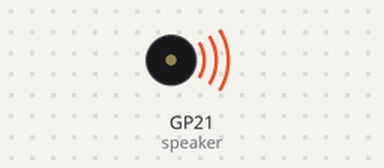
This program was run on a simulated Raspberry Pi Pico running MicroPython. Shown: buzzer (waves = sounding). At 3.2 s the program stops and its outputs stay as they are.

Above: at 0.18 s.
Timing chart, 0 to 3.0 s (numbered marks = the images above):
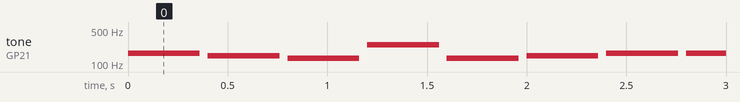

The program:

11_tune.py
```python
from picozero import Speaker
speaker = Speaker(21)
tempo = 60/150 #tempo = 60/150 #(時間間隔 秒，BPM 120--> 60/120，150-->60/150)

tune=[['e3',tempo] ,['d3',tempo] ,['c3',tempo],['b3',tempo],['c3',tempo],['d3',tempo],['e3',tempo],['e3',tempo]    ]

speaker.play(tune)

speaker.off()
```

Measured:
- by itself, tone on GP21 (speaker): plays 165 Hz for 0.36 s, 147 Hz for 0.36 s, 131 Hz for 0.36 s, 247 Hz for 0.36 s, 131 Hz for 0.36 s, 147 Hz for 0.36 s … (8 notes in this stretch)
